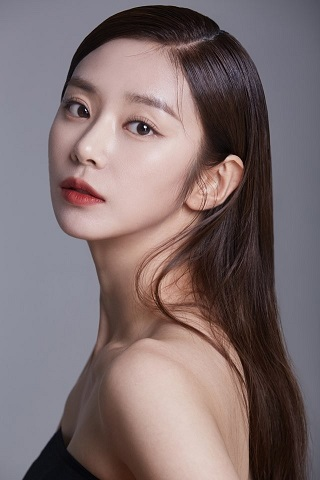
#> input picture images/portrait.jpg, 320 x 480 px
$ python silhouette.py
#> lines starting #> are read from the running program, lines starting #| are printed output that depends on the picture; after the words box and inside, x2 and y2 are one past the last pixel; in counts of white or black regions, pixels touching at a corner belong together
### utils.py
import numpy as np

def rgb_to_grayscale(image):
    return 0.2990 * image[:,:,0] + 0.5870 * image[:,:,1] + 0.1140 * image[:,:,2]

### blur.py
import numpy as np

def make_gaussian_mask(height, width):
    half_height_index = int(height / 2)
    half_width_index = int(width / 2)
    mask = np.full((height, width), 1)
    mask[half_height_index, :] += np.full((width,), 1).T
    mask[:, half_width_index] += np.full((height,), 1)
    return mask

# blur_constant means mask's width(or height). it can be only odd number
def blurring(image, blur_constant):
    half_mask_index = int(blur_constant / 2)
    [img_height, img_width] = np.shape(image)
    gaussian_mask = make_gaussian_mask(blur_constant, blur_constant)
    blurred_image = np.zeros_like(image)
    for y in range(0, img_height):
        for x in range(0, img_width):
            l = t = r = b = half_mask_index
            if x < half_mask_index:
                l = x
            if y < half_mask_index:
                t = y
            if x >= img_width - half_mask_index:
                r = img_width - x
            if y >= img_height - half_mask_index:
                b = img_height - y
            masked_img = image[y-t:y+b,x-l:x+r] * gaussian_mask[half_mask_index-t:half_mask_index+b,half_mask_index-l:half_mask_index+r]
            total_bgr = np.sum(masked_img) / ((l + r + 1) * (t + b + 1))
            blurred_image[y, x] = total_bgr

    return blurred_image.astype(dtype=np.uint8)

### edge.py
import numpy as np

# sobel edge detection
def Sobel(gray_img):
    shape = gray_img.shape

    dx = np.zeros(shape)
    dx += np.roll(gray_img,1,axis=1)
    dx -= np.roll(gray_img,-1,axis=1)
    gx = 2 * dx + np.roll(dx,1,axis=0) + np.roll(dx,-1,axis=0)

    dy = np.zeros(shape)
    dy += np.roll(gray_img,1,axis=0)
    dy -= np.roll(gray_img,-1,axis=0)
    gy = 2 * dy + np.roll(dy,1,axis=1) + np.roll(dy,-1,axis=1)

    result = np.sqrt(gx*gx+gy*gy).astype(np.uint8)
    theta = np.arctan2(gy,gx) / np.pi * 180
    return result, theta

# canny edge detection
def Canny(gray_img, threshold1, threshold2):
    shape = gray_img.shape
    sobel, theta = Sobel(gray_img)

    # Non-Maximum Suppression
    result = np.zeros(shape)
    for y in range(1,shape[0]-1):
        for x in range(1,shape[1]-1):
            t = theta[y,x]
            if t < 0:
                t += 180
            if t < 22.5 or t > 157.5:
                # horizontal maximum check
                result[y,x] = sobel[y,x] if (sobel[y,x-1] < sobel[y,x] > sobel[y,x+1]) else 0
            elif t < 67.5:
                # increasing diagonal maximum check
                result[y,x] = sobel[y,x] if (sobel[y-1,x-1] < sobel[y,x] > sobel[y+1,x+1]) else 0
            elif t > 112.5:
                # decreasing diagonal maximum check
                result[y,x] = sobel[y,x] if (sobel[y-1,x+1] < sobel[y,x] > sobel[y+1,x-1]) else 0
            else:
                # vertical maximum check
                result[y,x] = sobel[y,x] if (sobel[y-1,x] < sobel[y,x] > sobel[y+1,x]) else 0

    # Hysteresis edge tracking
    ways = [(0,1), (0,-1), (1,0), (-1,0), (1,1), (-1,1), (1,-1), (-1,-1)]
    edges = np.zeros(shape, dtype=np.uint8)
    checked = np.zeros(shape, dtype=bool)
    stack = []
    for y in range(1,shape[0]-1):
        for x in range(1,shape[1]-1):
            if checked[y,x]:
                continue
            checked[y,x] = True
            if result[y,x] > threshold2:
                edges[y,x] = 255
                stack.append((y,x))
                while len(stack) > 0:
                    c = stack.pop()
                    for w in ways:
                        d = (c[0] + w[0], c[1] + w[1])
                        if checked[d]:
                            continue
                        checked[d] = True
                        if result[d] > threshold1:
                            edges[d] = 255
                            stack.append(d)

    return edges

### morphology.py
import numpy as np

def dilate(mask):
    ways = [(1,0),(1,1),(0,1),(-1,1),(-1,0),(-1,-1),(0,-1),(1,-1)]
    mask = mask > 0
    result = mask
    for w in ways:
        result = np.logical_or(result, np.roll(mask, w, axis=(1,0)))
    return result.astype(dtype=np.uint8) * 255

def erode(mask):
    ways = [(1,0),(0,1),(0,-1),(-1,0)]
    mask = mask > 0
    result = mask
    for w in ways:
        result = np.logical_and(result, np.roll(mask, w, axis=(1,0)))
    return result.astype(dtype=np.uint8) * 255

### floodfill.py
import numpy as np
import morphology as morph

def fill_background(mask, window_size):
    shape = mask.shape
    mask = mask > 0
    mask = morph.dilate(mask)

    # find empty space moving window
    stack = []
    for x in np.arange(0, shape[0], window_size):
        x2 = max(x + window_size, shape[1])
        if not np.any(mask[x:x2,0]):
            stack.append((x,0))
        if not np.any(mask[x:x2,-1]):
            stack.append((x,-1))

    for y in np.arange(0, shape[1], window_size):
        y2 = max(y + window_size, shape[0])
        if not np.any(mask[0,y:y2]):
            stack.append((0,y))
        if not np.any(mask[-1,y:y2]):
            stack.append((-1,y))

    checked = np.zeros(shape, dtype=bool)
    for t in stack:
        checked[t] = True
    ways = [(0,1), (0,-1), (1,0), (-1,0)]
    while len(stack) > 0:
        c = stack.pop()
        for w in ways:
            d = (c[0] + w[0], c[1] + w[1])
            if d[0] < 0 or d[0] >= shape[0] or d[1] < 0 or d[1] >= shape[1]:
                continue
            if checked[d] or mask[d]:
                continue
            checked[d] = True
            stack.append(d)

    return np.logical_not(checked).astype(dtype=np.uint8) * 255


### silhouette.py
import cv2
import numpy as np
import yaml
from pathlib import Path
import edge
import morphology as morph
from utils import rgb_to_grayscale
from blur import blurring
import floodfill

def read_yaml(path: str) -> dict:
    with open(path, "r") as stream:
        try:
            return yaml.safe_load(stream)
        except yaml.YAMLError as exc:
            print(exc)

def remove_background(config: dict, image):
        # Convert image to grayscale
        image_gray = rgb_to_grayscale(image)
        image_gray = blurring(image_gray, config['blur'])

        # Apply Canny Edge Dection
        edges = edge.Canny(image_gray, config['canny_low'], config['canny_high'])

        # Closing
        edges = morph.dilate(edges)
        edges = morph.erode(edges)

        # fill background
        mask = floodfill.fill_background(edges, config['window_size'])

        mask = blurring(mask, config['blur'])
        mask_stack = np.stack([mask, mask, mask])
        mask_stack = np.transpose(mask_stack, axes=(1, 2, 0))

        # Ensures data types match up
        mask_stack = mask_stack.astype('float32') / 255.0
        image = image.astype('float32') / 255.0

        # Blend the image and the mask
        masked = (mask_stack * image) + ((1-mask_stack) * config['mask_color'])
        masked = (masked * 255).astype('uint8')

        return masked


def process_images(input_path: str, output_path: str, process, config: dict) -> None:
    image = cv2.imread(input_path)
    processed_image = process(config, image)
    cv2.imwrite(output_path, processed_image)

def test():
    config = read_yaml('config.yaml')
    images_dir = Path('images')
    input_path = str(images_dir / 'portrait.jpg')
    output_path = str(images_dir / 'silhouette.jpg')
    process_images(input_path, output_path, remove_background, config)
#> in process_images, image is the input picture: shape (480, 320, 3); mean B, G, R 110.8, 109.8, 125.8
#> in Sobel, `theta = np.arctan2(gy,gx) / np.pi * 180`:
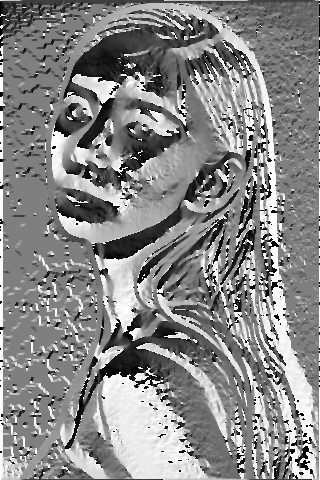
#> theta: shape (480, 320) float64; min -179.7, max 180, mean 11.9; drawn with min black and max white
#> after the loop in Canny, `for y in range(1,shape[0]-1):`:
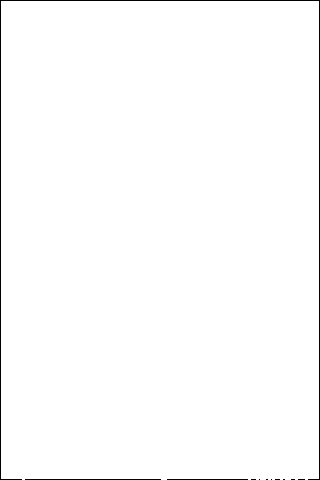
#> checked: shape (480, 320) bool; 99% white; black in thin lines or dots
#> after the loop in Canny, `for y in range(1,shape[0]-1):`: edges: shape (480, 320); 9.3% white in thin lines or dots
#> in dilate, `mask = mask > 0`: mask: shape (480, 320) bool; 9.3% white in thin lines or dots
#> after the loop in dilate, `for w in ways:`: result: shape (480, 320) bool; 31.4% white; 61 white regions (25 under 20 px), largest, box (x1, y1, x2, y2) and area: (22, 3, 317, 480) 44920, (193, 402, 239, 479) 759, (253, 439, 275, 480) 392
#> after the loop in erode, `for w in ways:`: result: shape (480, 320) bool; 19.3% white; 100 white regions (73 under 20 px), largest, box (x1, y1, x2, y2) and area: (23, 4, 316, 479) 27083, (122, 110, 167, 139) 577, (194, 403, 238, 478) 321
#> after the loop in dilate (call 2), `for w in ways:`:
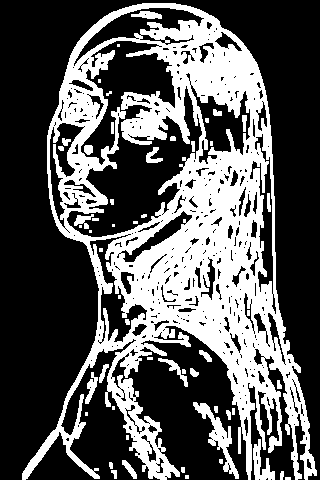
#> result: shape (480, 320) bool; 34.8% white; 53 white regions (20 under 20 px), largest, box (x1, y1, x2, y2) and area: (22, 3, 317, 480) 49920, (193, 402, 239, 479) 869, (253, 439, 275, 480) 417
#> after the loop in fill_background, `for x in np.arange(0, shape[0], window_size):`: stack = 60 pairs, first value 0 to 464, second value -1 to 0
#> after the loop in fill_background, `for y in np.arange(0, shape[1], window_size):`: stack = 80 pairs, first value 0 to 464, second value -1 to 304
#> the loop in fill_background, `for t in stack:` made 80 passes
#> t on passes 1 to 12: (0, 0), (0, -1), (16, 0), (16, -1), (32, 0), (32, -1), (48, 0), (48, -1), (64, 0), (64, -1), (80, 0), (80, -1)
#> after the loop in fill_background, `for t in stack:`:
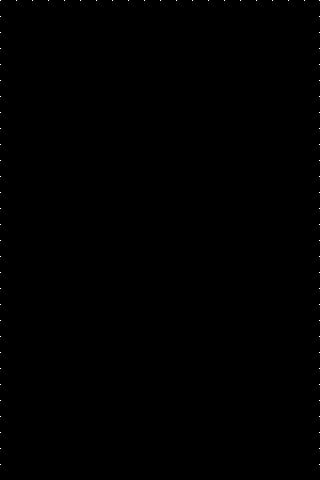
#> checked: shape (480, 320) bool; 0.05% white in thin lines or dots
#> the loop in fill_background, `while len(stack) > 0:` made 54335 passes
#> c on passes 1 to 3: (0, 304), (1, 304), (2, 304)
#> after the loop in fill_background, `while len(stack) > 0:`:
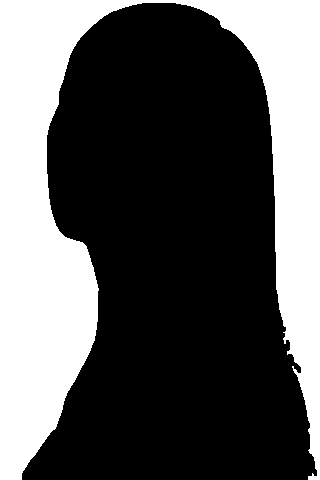
#> checked: shape (480, 320) bool; 35.4% white; 1 white region, box (x1, y1, x2, y2) and area: (0, 0, 320, 480) 54334
#> after the loop in fill_background, `while len(stack) > 0:`: stack = []
#> call 2 of blurring, with blur_constant = 5
#> after the loop in blurring (call 2), `for y in range(0, img_height):`:
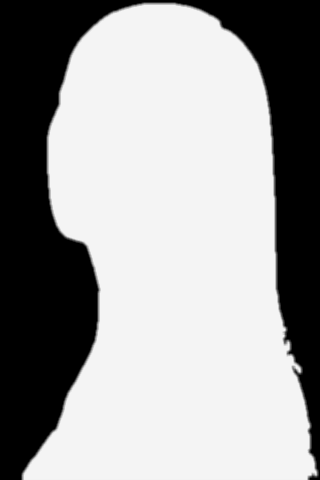
#> blurred_image: shape (480, 320); min 0, max 244, mean 157.5
#> in remove_background, `masked = (mask_stack * image) + ((1-mask_stack) * config['mask_color'])`:
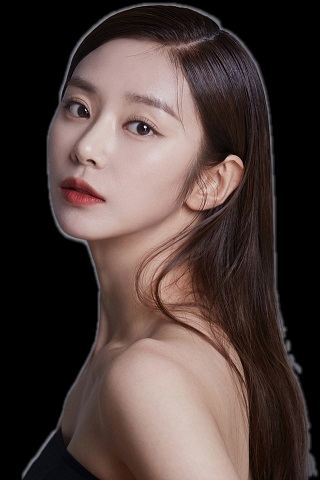
#> masked: shape (480, 320, 3) float64; mean of channels 0, 1, 2 0.228, 0.241, 0.302; drawn as B, G, R

if __name__ == "__main__":
    test()
    exit(0)
#> (the program exits here)

$ run again, with images/silhouette3.jpg copied over images/portrait.jpg
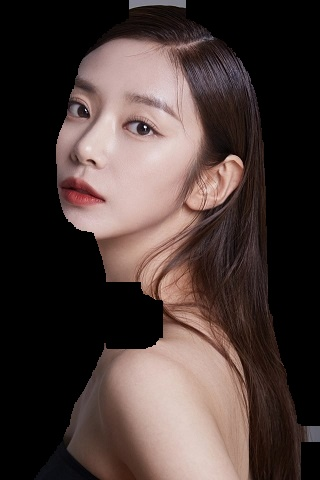
#> input picture images/silhouette3.jpg, 320 x 480 px
#> in process_images, image is the input picture: shape (480, 320, 3); mean B, G, R 54.7, 58.1, 72.6
#> after the loop in Canny, `for y in range(1,shape[0]-1):`:
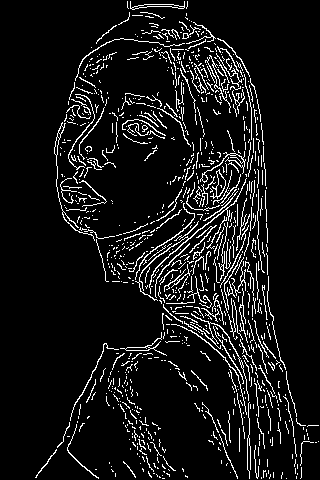
#> edges: shape (480, 320); 8.3% white in thin lines or dots, all inside (x1, y1, x2, y2) = (35, 1, 319, 479)
#> after the loop in fill_background, `for x in np.arange(0, shape[0], window_size):`: stack = 58 pairs, first value 0 to 464, second value -1 to 0
#> after the loop in fill_background, `for y in np.arange(0, shape[1], window_size):`: stack = 67 pairs, first value -1 to 464, second value -1 to 304
#> the loop in fill_background, `for t in stack:` made 67 passes
#> t on passes 1 to 8: (0, 0), (0, -1), (16, 0), (16, -1), (32, 0), (32, -1), (48, 0), (48, -1)
#> the loop in fill_background, `while len(stack) > 0:` made 67942 passes
#> c on passes 1 to 3: (-1, 304), (0, 304), (1, 304)
#> after the loop in fill_background, `while len(stack) > 0:`: stack = []
#> after the loop in blurring (call 2), `for y in range(0, img_height):`:
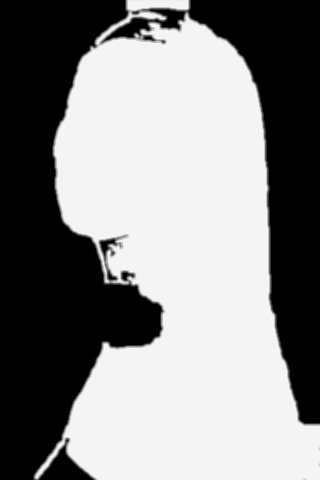
#> blurred_image: shape (480, 320); min 0, max 244, mean 135.9
